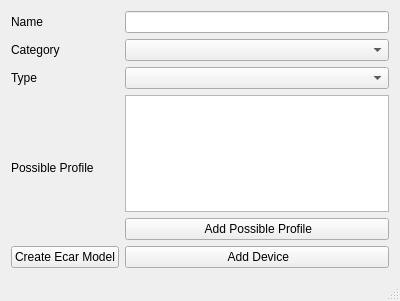
<?xml version="1.0" encoding="UTF-8"?>
<ui version="4.0">
 <class>MainWindow</class>
 <widget class="QMainWindow" name="MainWindow">
  <property name="geometry">
   <rect>
    <x>0</x>
    <y>0</y>
    <width>400</width>
    <height>301</height>
   </rect>
  </property>
  <property name="windowTitle">
   <string>Create Device</string>
  </property>
  <widget class="QWidget" name="centralWidget">
   <layout class="QVBoxLayout" name="verticalLayout">
    <item>
     <layout class="QGridLayout" name="gridLayout">
      <item row="4" column="1">
       <layout class="QVBoxLayout" name="verticalLayout_2">
        <item>
         <widget class="QListWidget" name="listWidget"/>
        </item>
        <item>
         <widget class="QPushButton" name="pushButton">
          <property name="text">
           <string> Add Possible Profile</string>
          </property>
          <property name="icon">
           <iconset>
            <normaloff>images/icons8-statistics-80.png</normaloff>images/icons8-statistics-80.png</iconset>
          </property>
         </widget>
        </item>
       </layout>
      </item>
      <item row="3" column="0">
       <widget class="QLabel" name="label_4">
        <property name="text">
         <string>Type</string>
        </property>
       </widget>
      </item>
      <item row="0" column="1">
       <widget class="QLineEdit" name="lineEdit"/>
      </item>
      <item row="1" column="0">
       <widget class="QLabel" name="label_2">
        <property name="text">
         <string>Category</string>
        </property>
       </widget>
      </item>
      <item row="0" column="0">
       <widget class="QLabel" name="label">
        <property name="text">
         <string>Name</string>
        </property>
       </widget>
      </item>
      <item row="4" column="0">
       <widget class="QLabel" name="label_3">
        <property name="text">
         <string>Possible Profile</string>
        </property>
       </widget>
      </item>
      <item row="5" column="1">
       <widget class="QPushButton" name="pushButton_2">
        <property name="text">
         <string> Add Device</string>
        </property>
        <property name="icon">
         <iconset>
          <normaloff>images/icons8-aggiungi-colonna-80.png</normaloff>images/icons8-aggiungi-colonna-80.png</iconset>
        </property>
       </widget>
      </item>
      <item row="3" column="1">
       <widget class="QComboBox" name="comboBox"/>
      </item>
      <item row="1" column="1">
       <widget class="QComboBox" name="comboBox_2"/>
      </item>
      <item row="5" column="0">
       <widget class="QPushButton" name="pushButton_3">
        <property name="text">
         <string>Create Ecar Model</string>
        </property>
        <property name="icon">
         <iconset>
          <normaloff>images/icons8-plus-80.png</normaloff>images/icons8-plus-80.png</iconset>
        </property>
       </widget>
      </item>
     </layout>
    </item>
   </layout>
  </widget>
  <widget class="QStatusBar" name="statusBar"/>
 </widget>
 <layoutdefault spacing="6" margin="11"/>
 <resources/>
 <connections>
  <connection>
   <sender>pushButton_2</sender>
   <signal>clicked()</signal>
   <receiver>MainWindow</receiver>
   <slot>addDeviceAction()</slot>
   <hints>
    <hint type="sourcelabel">
     <x>317</x>
     <y>261</y>
    </hint>
    <hint type="destinationlabel">
     <x>391</x>
     <y>272</y>
    </hint>
   </hints>
  </connection>
  <connection>
   <sender>pushButton</sender>
   <signal>clicked()</signal>
   <receiver>MainWindow</receiver>
   <slot>loadProfile()</slot>
   <hints>
    <hint type="sourcelabel">
     <x>388</x>
     <y>221</y>
    </hint>
    <hint type="destinationlabel">
     <x>396</x>
     <y>226</y>
    </hint>
   </hints>
  </connection>
  <connection>
   <sender>comboBox_2</sender>
   <signal>currentIndexChanged(int)</signal>
   <receiver>MainWindow</receiver>
   <slot>isEcar()</slot>
   <hints>
    <hint type="sourcelabel">
     <x>389</x>
     <y>69</y>
    </hint>
    <hint type="destinationlabel">
     <x>389</x>
     <y>101</y>
    </hint>
   </hints>
  </connection>
  <connection>
   <sender>pushButton_3</sender>
   <signal>clicked()</signal>
   <receiver>MainWindow</receiver>
   <slot>createEcar()</slot>
   <hints>
    <hint type="sourcelabel">
     <x>49</x>
     <y>249</y>
    </hint>
    <hint type="destinationlabel">
     <x>104</x>
     <y>274</y>
    </hint>
   </hints>
  </connection>
 </connections>
 <slots>
  <slot>addDeviceAction()</slot>
  <slot>loadProfile()</slot>
  <slot>isEcar()</slot>
  <slot>createEcar()</slot>
 </slots>
</ui>
